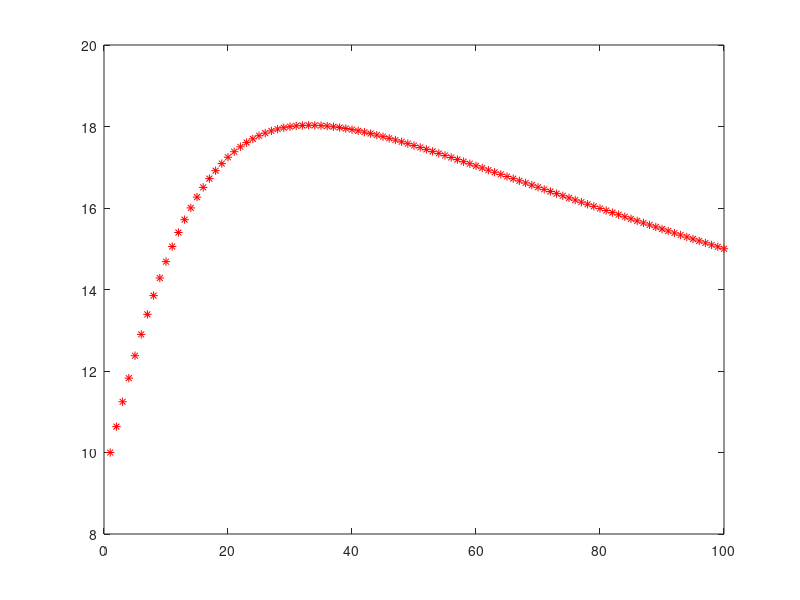

Recreate this plot in MATLAB.
%% 1D heat transfer equation solver.
% -k*Ab(T_i - T_i-1)/dx -k*Af(T_i - T_i+1)/dx -h*A_conv*(T_i - T_oo) +S = 0
% a1 = -k*Ab/dx
% a2 = -k*Af/dx
% b  = -h*A_conv
%
% Q.E.D :
% 
% a1 * T_i-1 - (a1 + a2 + b) * T_i + a2 * T_i+1 = b*T_00 + S
%
% system of linear equations in matrix form: AT = B
% A(j, :)   =   [a1_j, -(a1_j + a2_j + b_j), a2_j]
% B(j)      =   [b_j*T_00 + S]
%% physical props
clear all
h = 100;             % heat transfer coefficient. [W/m^2*K]
T_oo = 25;          % bulk temperature. [degC]
k = 120;
%% volumetric props
source = 0;         % in-cell energy source. [W]
consume = 0;        % in-cell energy consuming. [W]
%% geometry properties
nodes = 100;             % number of nodes
length = 1;              % [m]
dx = length/(nodes-1);   % [m]
r = @(X) 0.1 + X^2;      % variable radius as function of length X
%% solver initializing
x = dx;
A = zeros(nodes);
B = zeros(nodes, 1);
for nodeNum = 2:nodes-1
    for i = 1:nodes 
        backSideArea = pi*r(x - 0.5*dx)^2;
        frontSideArea = pi*r(x + 0.5*dx)^2;
        convectionArea = 2*pi*r(x)*dx;
        cb = -backSideArea*k/dx;
        cf = -frontSideArea*k/dx;
        cc = -h*convectionArea;
        A(nodeNum, i) = (i == nodeNum-1)*(cb);
        A(nodeNum, i) = A(nodeNum, i) + (i == nodeNum)*(cc + cf + cb)*-1;
        A(nodeNum, i) = A(nodeNum, i) + (i == nodeNum+1)*(cf);
        e(i) = cc;
    end
    x = x + dx;
    B(nodeNum) = -e(nodeNum)*T_oo + source - consume;
end
%% applying boundary conditions
Boundary_Condition_At_Zero = 10;
Boundary_Condition_At_End = 15;

% boundary condition: Dirichlet (constant T_0, T_end)
A(1, 1) = 1;
A(nodes, nodes) = 1;
B(1) = Boundary_Condition_At_Zero;
B(nodes) = Boundary_Condition_At_End;

% boundary condition: insulation
% A(1, 1) = 1;
% A(1, 2) = -1;
% A(nodes, nodes) = 1;
% A(nodes, nodes-1) = -1;
% B(1) = 0;
% B(nodes) = 0;

% %if/else form:
% BC_type = 'Neumann'
% if BC_type == 'Neumann'
%     A(1, 1) = 1;
%     A(1, 2) = -1;
%     A(nodes, nodes) = 1;
%     A(nodes, nodes-1) = -1;
%     B(1) = 0;
%     B(nodes) = 0;
% else if BC_type == 'Dirichlet'
%     A(1, 1) = 1;
%     A(nodes, nodes) = 1;
%     B(1) = Boundary_Condition_At_Zero;
%     B(nodes) = Boundary_Condition_At_End;
% end

%% solve AT = B
Temperature = A\B;
Temperature'
plot(ans, 'r*')